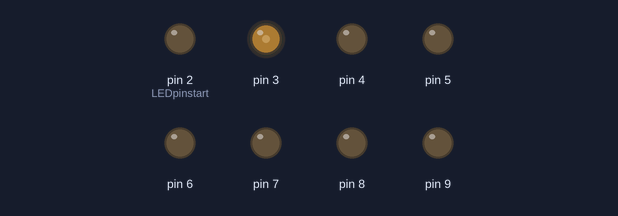
Recording of a sketch running on a simulated Arduino Uno, built with avr-gcc and run on an emulated ATmega328P. Shown: output pins drawn as LEDs (lit = HIGH).

Above: at 0.05 s.
At 0.2 s:
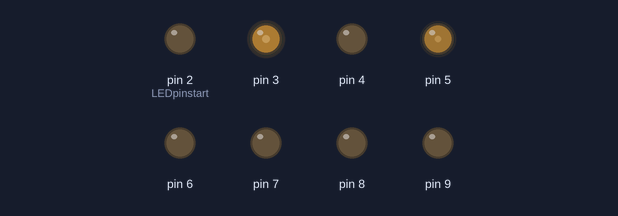
At 0.5 s:
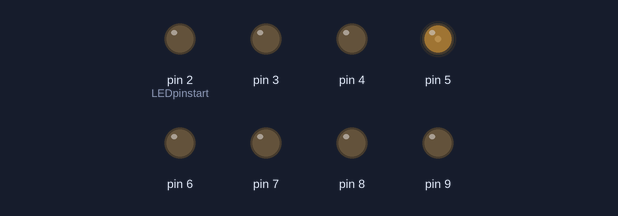
At 1.0 s:
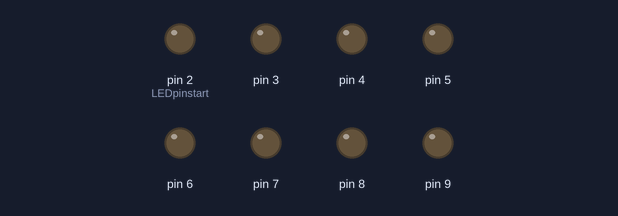
Timing chart, 0 to 3.0 s (numbered marks = the images above):
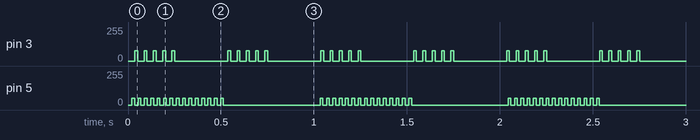

The sketch:

OptoArray004_10-08-2016_Run_3of4.ino
```cpp
/* Constants */
#define LEDpinstart 2                                 // Pin # that 1st LED driver is connected to
#define numDrivers 8                                  // Total number of LED drivers

/* LED State Variables */
boolean LEDstate[numDrivers];                          // Declares an array of zeroes indicating all groups of LEDs are off
unsigned int pulsesCount[numDrivers];                  // Declares an array of zeroes to count the number of times an LED has blinked within a single burst
unsigned int burstsCount[numDrivers];                  // Declares an array of zeroes to count the number of bursts that have occurred
unsigned long intervalStart[numDrivers];               // Declares an array of zeroes to hold the time at which the last interval began

/* Stimulation Variables */
unsigned long timeCurrent;                             // Variable for storing the current time
unsigned long timeDelta;                               // Variable for storing the time difference between turning on the LED and timeCurrent

// freq = Frequency of signal
// width = Pulse width (ms)
// pulses = # of pulses per burst
// ISI = interstimulus interval per burst (ms)
// bursts = # of bursts
// intensity = LED brightness (0 to 1)

// Group 1
float freq1 = 20.0;
float width1 = 15.0;
float pulses1 = 10;
float ISI1 = 1000.0;
float bursts1 = 1000.0;
float intensity1 = 0.3;

// Group 2
float freq2 = 20.0;
float width2 = 15.0;
float pulses2 = 5;
float ISI2 = 500.0;
float bursts2 = 2000.0;
float intensity2 = 0.3;

// Group 3
float freq3 = 20.0;
float width3 = 15.0;
float pulses3 = 3;
float ISI3 = 250.0;
float bursts3 = 3333.0;
float intensity3 = 0.3;

// Group 4
float freq4 = 30.0;
float width4 = 15.0;
float pulses4 = 15;
float ISI4 = 1000.0;
float bursts4 = 666.0;
float intensity4 = 0.2;

// Group 5
float freq5 = 1.0;
float width5 = 15.0;
float pulses5 = 0;
float ISI5 = 10000.0;
float bursts5 = 1.0;
float intensity5 = 0.0;

// Group 6
float freq6 = 1.0;
float width6 = 15.0;
float pulses6 = 0;
float ISI6 = 10000.0;
float bursts6 = 1.0;
float intensity6 = 0.0;

// Group 7
float freq7 = 1.0;
float width7 = 15.0;
float pulses7 = 0;
float ISI7 = 10000.0;
float bursts7 = 1.0;
float intensity7 = 0.0;

// Group 8
float freq8 = 1.0;
float width8 = 15.0;
float pulses8 = 0;
float ISI8 = 10000.0;
float bursts8 = 1.0;
float intensity8 = 0.0;


// LEDon                      // The time duration an LED is on during a pulse (ms)
float LEDon[] = {
  width1, width2, width3, width4, width5, width6, width7, width8
};

// LEDoff                     // The time duration an LED is off during a pulse (ms)
float LEDoff[] = {
  (1000 / freq1) - width1, (1000 / freq2) - width2, (1000 / freq3) - width3, (1000 / freq4) - width4,
  (1000 / freq5) - width5, (1000 / freq6) - width6, (1000 / freq7) - width7, (1000 / freq8) - width8
};

// numPulses                  // Number of pulses in a burst
float numPulses[] = {
  pulses1, pulses2, pulses3, pulses4, pulses5, pulses6, pulses7, pulses8
};

// burstOff                     // The rest time between the end of a burst and the beginning of the next burst (ms)
float burstOff[] = {
  ISI1 - (pulses1 * (1000 / freq1)), ISI2 - (pulses2 * (1000 / freq2)), ISI3 - (pulses3 * (1000 / freq3)), ISI4 - (pulses4 * (1000 / freq4)),
  ISI5 - (pulses5 * (1000 / freq5)), ISI6 - (pulses6 * (1000 / freq6)), ISI7 - (pulses7 * (1000 / freq7)), ISI8 - (pulses8 * (1000 / freq8))
};

// Number of Bursts
float numBursts[] = {
  bursts1, bursts2, bursts3, bursts4, bursts5, bursts6, bursts7, bursts8
};

// LED brightness
float intensity[] = {255 * intensity1, 255 * intensity2, 255 * intensity3, 255 * intensity4,
                     255 * intensity5, 255 * intensity6, 255 * intensity7, 255 * intensity8
                    };


// INITIALIZATION                                                                              // This code runs only once each time the power supply is connected
void setup() {
  for (int LEDpin = LEDpinstart; LEDpin <= LEDpinstart + numDrivers - 1; LEDpin++)
    pinMode (LEDpin, OUTPUT);      // Configures each digital pin as an output
  Serial.begin(57600);           // Sets baud rate (communication rate between computer and Arduino)
}

// MAIN PROGRAM                                                                                // This code will run repeatedly as long as power supply is plugged in
void loop() {
  timeCurrent = millis();                                  // millis() calls the time for the start of each LED stimulation
  for (int i = 0; i < numDrivers; i++) {                   // Iterates over each LED
    timeDelta = timeCurrent - intervalStart[i];    // Stores the change in time for the current LED
    if (burstsCount[i] < numBursts[i]) {           // If the LED hasn't burst the required number of times yet...
      if (pulsesCount[i] < numPulses[i]) {                      // If the LED hasn't blinked the required number of times yet...
        if (timeDelta >= LEDoff[i] && LEDstate[i] == 0) { // If the elapsed time has exceeded the time an LED should be off and the LED is off, turn LED on
          analogWrite(LEDpinstart + i, intensity[i]);                         // Turns LED on
          LEDstate[i] = 1;                                             // Stores LED state as ON
        }
        else if (timeDelta >= LEDoff[i] + LEDon[i] && LEDstate[i] == 1) {  // If the elapsed time has exceeded the time of an LED blink (off-->on) and the LED is on, turn LED off.
          analogWrite(LEDpinstart + i, 0);                          // Turns LED off
          LEDstate[i] = 0;                                             // Stores LED state as OFF
          pulsesCount[i]++;                                            // Increments the number of blinks by 1
          intervalStart[i] = timeCurrent;                              //
        }
      }
      else if (timeDelta >= burstOff[i]) {                                       // Reset for next burst
        analogWrite(LEDpinstart + i, 0);
        LEDstate[i] = 0;
        pulsesCount[i] = 0;                                              // Resets the number of blinks to zero
        burstsCount[i]++;                                                // Increments the number of bursts by 1
        intervalStart[i] = timeCurrent;                                  //
      }
    }
  }
}
```

Measured:
- by itself, pin 5: repeats every 1.0 s: 51/255 0.01 s, 0/255 0.52 s, 14 × (51/255 0.02 s, 0/255 0.02 s)
- by itself, pin 3: repeats every 0.50 s: 0/255 0.04 s, 76/255 0.01 s, 2 × (0/255 0.04 s, 76/255 0.02 s), 0/255 0.03 s, 76/255 0.02 s, 0/255 0.28 s, 76/255 0.02 s
